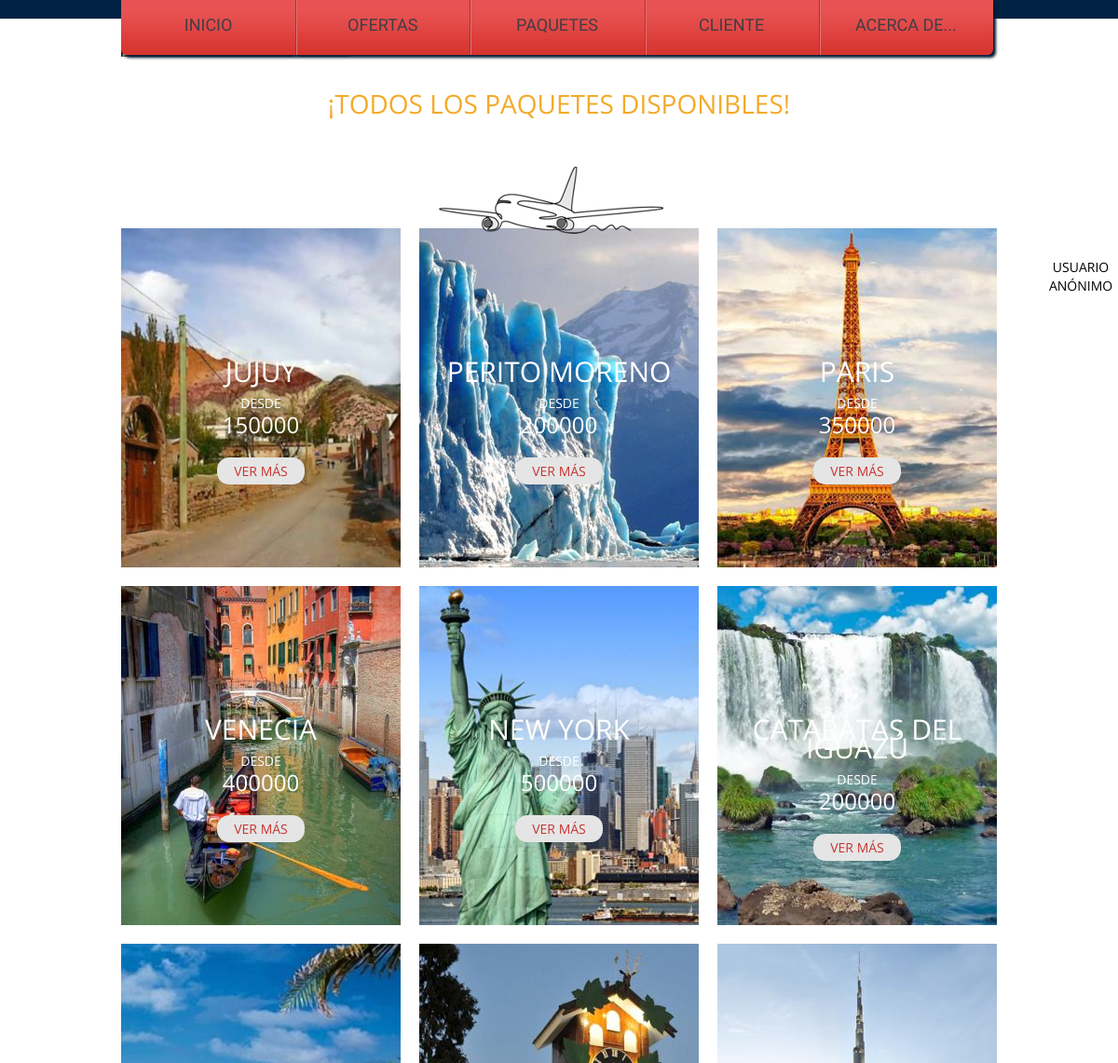
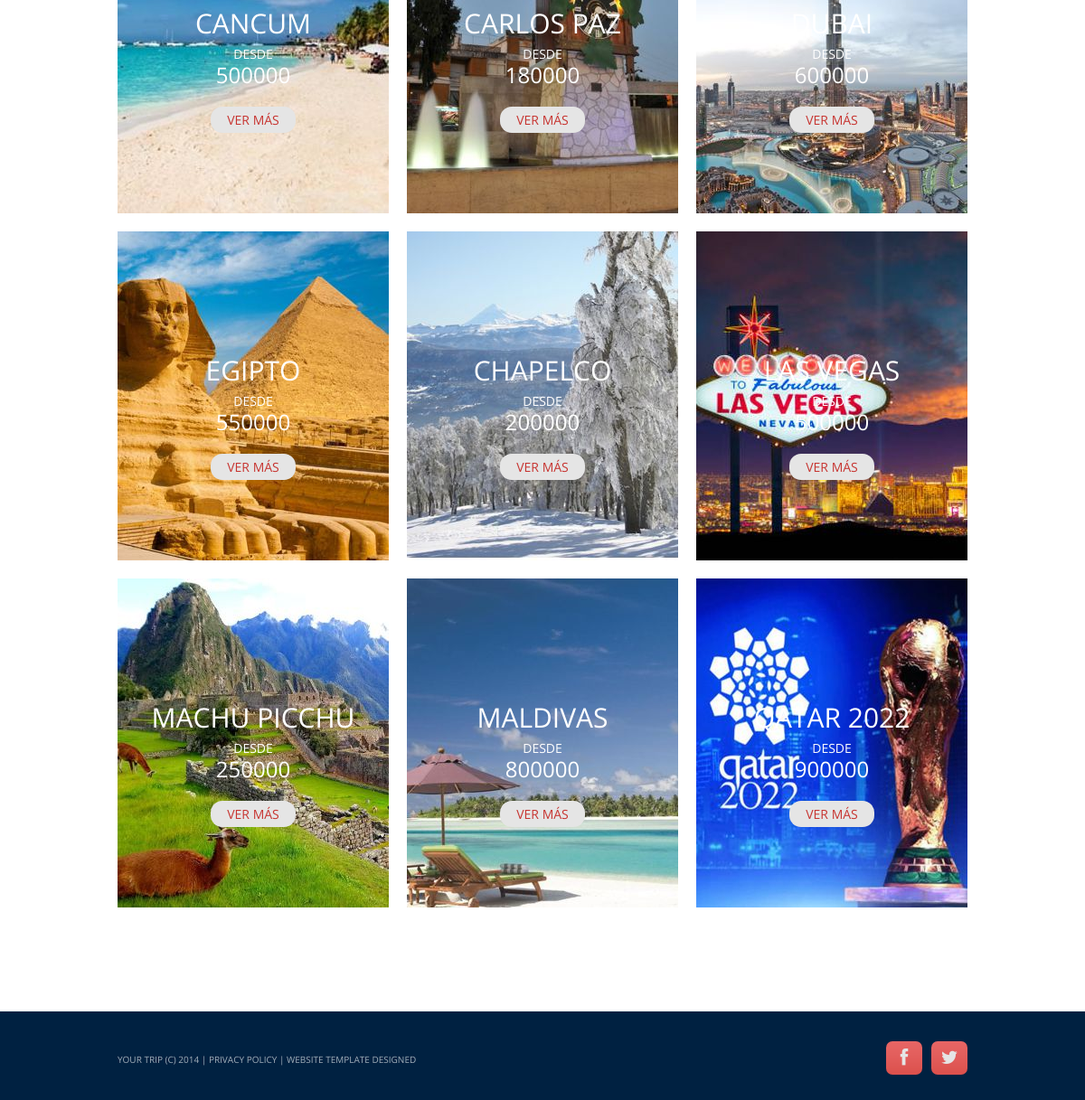
The page /paquetes/lista-paquete/ on the database its author committed (2 pictures, top to bottom).
### package/models.py (models this page shows, shortened)
class Paquete(models.Model):
    destino = models.CharField(max_length=40)
    descripcion = models.CharField(max_length=200)
    dias = models.IntegerField()
    fecha_partida = models.DateField()
    fecha_regreso = models.DateField()
    Image_Set_1 = models.ImageField(upload_to='pack_profile', default='default.jpg')
    Image_Set_2 = models.ImageField(upload_to='pack_profile', default='default.jpg')
    Image_Set_3 = models.ImageField(upload_to='pack_profile', default='default.jpg')
    Image_Set_4 = models.ImageField(upload_to='pack_profile', default='default.jpg')
    precio_publico = models.IntegerField()
    costo = models.FloatField()
    oferta = models.BooleanField()
    activo = models.BooleanField(default=True)
    class Meta:
        verbose_name = 'paquete'
        verbose_name_plural = 'paquetes'

### package/views.py (the view)
# urls.py: path('lista-paquete/', list_paquetes, name = 'list_paquetes'),
def list_paquetes(request):
    paquetes1 = Paquete.objects.filter(activo=True)
    context = {'pkq':paquetes1}
    return render(request, 'paquetes/lista-paquete.html', context=context)

### templates/paquetes/lista-paquete.html (shortened to what this page needs)
{% extends 'base.html' %}
{% load static %}
{% block contenido %}
<div class="content">
    <div class="container_12">
        <div class="grid_4">
			<br />
			<form class="form-inline my-2 my-lg-0" action="/paquetes/busqueda-paquete/" method="GET">
				<button class="btn btn-outline-success my-2 my-sm-0" type="submit">Search</button>
			</form>
		</div>
        <div class="center">
            <br /> <br />
            <div class="text2 col1"><a>¡TODOS LOS PAQUETES DISPONIBLES! </a> </div>
            <div class="banners">
                {% for product in pkq %}
                <div class="grid_4">
                    <div class="banner">
                        <img src="{{product.Image_Set_1.url}}">
                        <div class="label">
                            <div class="title">{{product.destino}}</div>
                            <div class="price">desde<span>{{product.precio_publico}}</span></div>
                            <a href="/paquetes/vista-paquete/{{product.id}}" class="btn btn-primary">VER MÁS</a>
                        </div>
                    </div>
                </div>
                {% endfor %}
            </div>
        </div>
    </div>
</div>
{% endblock %}

### static/css/style.css (style rules this page uses)
html { width: 100%; }
* { -webkit-text-size-adjust: none; }
body { position: relative; min-width: 960px; background-color: #002141; color: #737272; font: 14px/20px 'Open Sans', sans-serif; }
img { max-width: 100%; }
a { text-decoration: none; color: inherit; outline: none; transition: 0.5s ease; -o-transition: 0.5s ease; -webkit-transition: 0.5s ease; }
a.btn { font-size: 14px; line-height: 20px; color: #737272; display: inline-block; background-color: #e5e5e5; padding: 5px 26px 4px; margin-top: 28px; border-radius: 8px; }
.center { text-align: center; }
.content { background-color: #fff; padding-bottom: 120px; }
.page1 .content { padding-bottom: 115px; }
.banner { top: -45px; position: relative; }
.banner .label { color: #fff; position: absolute; text-align: center; left: 0; top: 50%; margin-top: -38px; right: 0; text-transform: uppercase; }
.banner .label .title { font-size: 30px; margin-bottom: 14px; text-transform: uppercase; }
.banner .label .price span { display: block; font-size: 24px; padding-top: 3px; }
.banner a { font-size: 14px; line-height: 20px; color: #c73430; text-transform: uppercase; display: inline-block; background-color: #e5e5e5; padding: 5px 18px 4px; margin-top: 25px; border-radius: 13px; }
.text2 { font-size: 28px; text-transform: uppercase; margin-bottom: 4px; }
.banners { overflow: hidden; padding-top: 100px; }
.banners .banner { top: 0; margin-top: 20px; }
.col1 { color: #f3aa29; }

### static/css/skeleton.css (style rules this page uses)
.container_12 { position: relative; width: 960px; margin: 0 auto; padding: 0; }
.grid_1, .grid_2, .grid_3, .grid_4, .grid_5, .grid_6, .grid_7, .grid_8, .grid_9, .grid_10, .grid_11, .grid_12 { float: left; display: inline; margin-left: 10px; margin-right: 10px; }
.container_12 .grid_4 { width: 300px; }
.container_12:after { content: "\0020"; display: block; height: 0; clear: both; visibility: hidden; }

### rows shown on the page
Paquete: Image_Set_1 (picture), destino "JUJUY", precio_publico "150000"
Paquete: Image_Set_1 (picture), destino "PERITO MORENO", precio_publico "200000"
Paquete: Image_Set_1 (picture), destino "PARIS", precio_publico "350000"
Paquete: Image_Set_1 (picture), destino "VENECIA", precio_publico "400000"
Paquete: Image_Set_1 (picture), destino "NEW YORK", precio_publico "500000"
Paquete: Image_Set_1 (picture), destino "CATARATAS DEL IGUAZÚ", precio_publico "200000"
Paquete: Image_Set_1 (picture), destino "CANCUM", precio_publico "500000"
Paquete: Image_Set_1 (picture), destino "CARLOS PAZ", precio_publico "180000"
Paquete: Image_Set_1 (picture), destino "DUBAI", precio_publico "600000"
Paquete: Image_Set_1 (picture), destino "EGIPTO", precio_publico "550000"
Paquete: Image_Set_1 (picture), destino "CHAPELCO", precio_publico "200000"
Paquete: Image_Set_1 (picture), destino "LAS VEGAS", precio_publico "500000"
Paquete: Image_Set_1 (picture), destino "MACHU PICCHU", precio_publico "250000"
Paquete: Image_Set_1 (picture), destino "MALDIVAS", precio_publico "800000"
Paquete: Image_Set_1 (picture), destino "QATAR 2022", precio_publico "900000"
